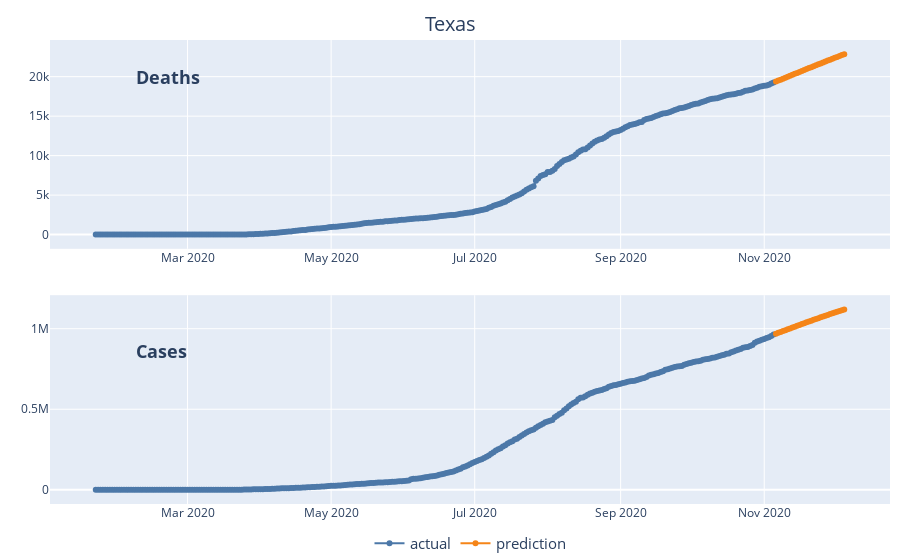

Here is the notebook cell this chart was saved with:
### Markdown cell above
Here are the cumulative line graphs for cases in deaths as a plotly figure. This is independent of dash at this point.

### Code cell
figs[0]

### Figure 1 — Plotly figure (JSON) as saved in the notebook; plotly's stock layout.template omitted (floating-point values rounded to 4 significant figures; data arrays with more than 128 entries replaced by an {"elided": "..."} marker saying what was removed)
{"data": [{"line": {"color": "#4C78A8"}, "mode": "lines+markers", "name": "actual", "showlegend": true, "type": "scatter", "x": {"elided": "289 str values"}, "xaxis": "x", "y": {"elided": "289 int values"}, "yaxis": "y"}, {"line": {"color": "#F58518"}, "mode": "lines+markers", "name": "prediction", "showlegend": true, "type": "scatter", "x": ["2020-11-06T00:00:00", "2020-11-07T00:00:00", "2020-11-08T00:00:00", "2020-11-09T00:00:00", "2020-11-10T00:00:00", "2020-11-11T00:00:00", "2020-11-12T00:00:00", "2020-11-13T00:00:00", "2020-11-14T00:00:00", "2020-11-15T00:00:00", "2020-11-16T00:00:00", "2020-11-17T00:00:00", "2020-11-18T00:00:00", "2020-11-19T00:00:00", "2020-11-20T00:00:00", "2020-11-21T00:00:00", "2020-11-22T00:00:00", "2020-11-23T00:00:00", "2020-11-24T00:00:00", "2020-11-25T00:00:00", "2020-11-26T00:00:00", "2020-11-27T00:00:00", "2020-11-28T00:00:00", "2020-11-29T00:00:00", "2020-11-30T00:00:00", "2020-12-01T00:00:00", "2020-12-02T00:00:00", "2020-12-03T00:00:00", "2020-12-04T00:00:00", "2020-12-05T00:00:00"], "xaxis": "x", "y": [19377, 19499, 19621, 19743, 19865, 19987, 20109, 20231, 20353, 20475, 20597, 20719, 20840, 20961, 21082, 21203, 21323, 21443, 21562, 21681, 21799, 21917, 22034, 22151, 22267, 22383, 22499, 22615, 22730, 22845], "yaxis": "y"}, {"line": {"color": "#4C78A8"}, "mode": "lines+markers", "name": "actual", "showlegend": false, "type": "scatter", "x": {"elided": "289 str values"}, "xaxis": "x2", "y": {"elided": "289 int values"}, "yaxis": "y2"}, {"line": {"color": "#F58518"}, "mode": "lines+markers", "name": "prediction", "showlegend": false, "type": "scatter", "x": ["2020-11-06T00:00:00", "2020-11-07T00:00:00", "2020-11-08T00:00:00", "2020-11-09T00:00:00", "2020-11-10T00:00:00", "2020-11-11T00:00:00", "2020-11-12T00:00:00", "2020-11-13T00:00:00", "2020-11-14T00:00:00", "2020-11-15T00:00:00", "2020-11-16T00:00:00", "2020-11-17T00:00:00", "2020-11-18T00:00:00", "2020-11-19T00:00:00", "2020-11-20T00:00:00", "2020-11-21T00:00:00", "2020-11-22T00:00:00", "2020-11-23T00:00:00", "2020-11-24T00:00:00", "2020-11-25T00:00:00", "2020-11-26T00:00:00", "2020-11-27T00:00:00", "2020-11-28T00:00:00", "2020-11-29T00:00:00", "2020-11-30T00:00:00", "2020-12-01T00:00:00", "2020-12-02T00:00:00", "2020-12-03T00:00:00", "2020-12-04T00:00:00", "2020-12-05T00:00:00"], "xaxis": "x2", "y": [969335, 974766, 980196, 985624, 991047, 996464, 1001872, 1007270, 1012656, 1018028, 1023384, 1028722, 1034041, 1039338, 1044612, 1049861, 1055084, 1060279, 1065445, 1070579, 1075681, 1080749, 1085781, 1090777, 1095735, 1100653, 1105531, 1110367, 1115161, 1119911], "yaxis": "y2"}], "layout": {"annotations": [{"font": {"size": 18}, "showarrow": false, "text": "<b>Deaths</b>", "x": 0.1, "xanchor": "left", "xref": "paper", "y": 0.95, "yref": "paper"}, {"font": {"size": 18}, "showarrow": false, "text": "<b>Cases</b>", "x": 0.1, "xanchor": "left", "xref": "paper", "y": 0.3, "yref": "paper"}], "legend": {"font": {"size": 15}, "orientation": "h", "x": 0.5, "xanchor": "center", "y": -0.05}, "margin": {"b": 0, "l": 50, "r": 10, "t": 40}, "title": {"font": {"size": 20}, "text": "Texas", "x": 0.5, "y": 0.97}, "xaxis": {"anchor": "y", "domain": [0, 1]}, "xaxis2": {"anchor": "y2", "domain": [0, 1]}, "yaxis": {"anchor": "x", "domain": [0.55, 1]}, "yaxis2": {"anchor": "x2", "domain": [0, 0.45]}}}
